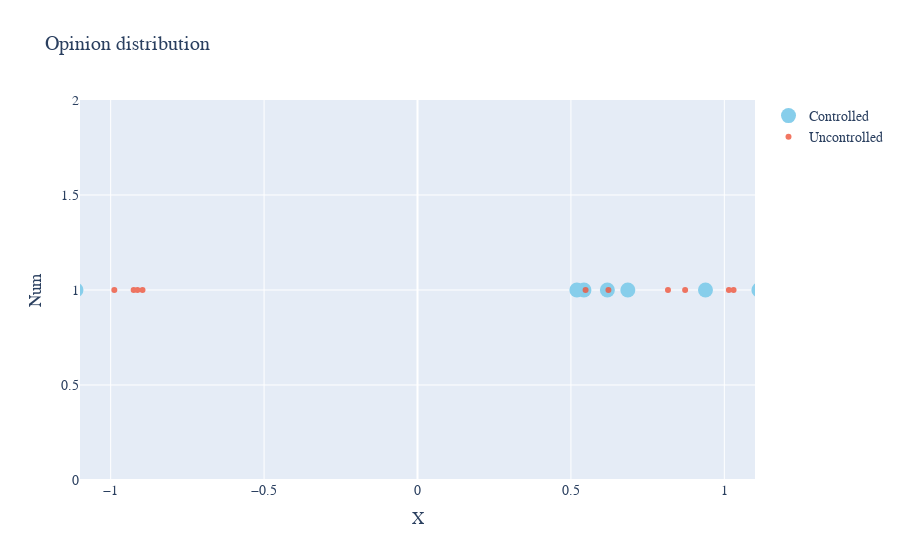

This figure's notebook cell:
### Code cell
fig = make_subplots(rows=1, cols=1)
fig.add_trace(go.Scatter(x=c_xs[:, -1].flatten(), y=np.ones(eq.var_dim-1),
                         mode='markers',
                         name="Controlled", marker=dict(color='SkyBlue', size=15)), row=1, col=1)
fig.add_trace(go.Scatter(x=uc_xs[:, -1].flatten(), y=np.ones(eq.var_dim-1),
                         mode='markers',
                         name="Uncontrolled", opacity=0.8), row=1, col=1)
fig.update_layout(
    title="Opinion distribution",
    xaxis_title="X",
    yaxis_title="Num",
    xaxis_range=[-1.1,1.1],
    font=dict(
        family="Courier New, monospace",
        size=14
    )
)
fig.show()

### Figure 1 — Plotly figure (JSON) as saved in the notebook; plotly's stock layout.template omitted (floating-point values rounded to 4 significant figures)
{"data": [{"marker": {"color": "SkyBlue", "size": 15}, "mode": "markers", "name": "Controlled", "type": "scatter", "x": [-1.24, -1.211, -1.142, -1.113, 0.6188, 0.5425, 0.9386, 1.113, 0.6855, 0.5194], "xaxis": "x", "y": [1, 1, 1, 1, 1, 1, 1, 1, 1, 1], "yaxis": "y"}, {"mode": "markers", "name": "Uncontrolled", "opacity": 0.8, "type": "scatter", "x": [-0.9251, -0.9881, -0.9126, -0.8962, 0.8163, 1.03, 0.8723, 1.015, 0.6223, 0.5478], "xaxis": "x", "y": [1, 1, 1, 1, 1, 1, 1, 1, 1, 1], "yaxis": "y"}], "layout": {"font": {"family": "Courier New, monospace", "size": 14}, "title": {"text": "Opinion distribution"}, "xaxis": {"anchor": "y", "domain": [0, 1], "range": [-1.1, 1.1], "title": {"text": "X"}}, "yaxis": {"anchor": "x", "domain": [0, 1], "title": {"text": "Num"}}}}
